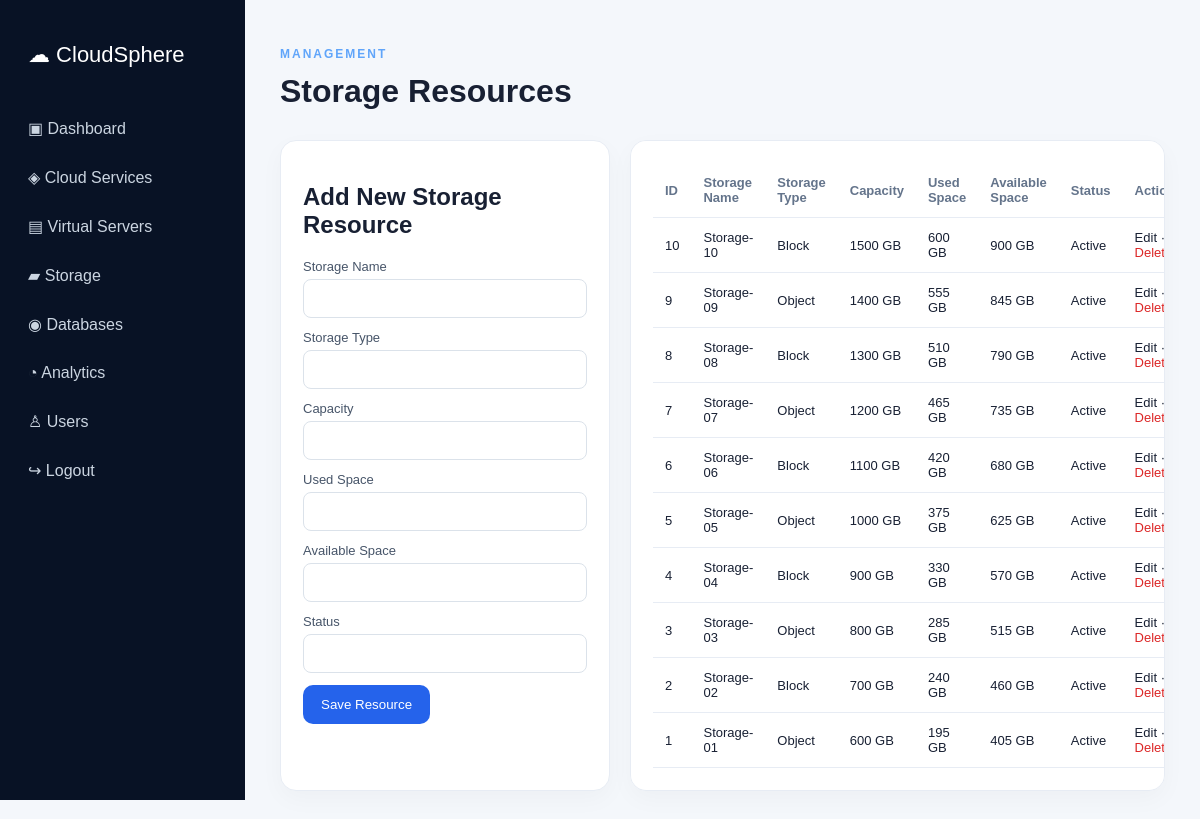
Screenshot of /storage.php (signed in) with the database file from the repository.
### tables this page shows
CREATE TABLE storage_resources(id INT AUTO_INCREMENT PRIMARY KEY,storage_name VARCHAR(120),storage_type VARCHAR(80),capacity VARCHAR(30),used_space VARCHAR(30),available_space VARCHAR(30),status VARCHAR(20),created_at TIMESTAMP DEFAULT CURRENT_TIMESTAMP);

### storage.php (the view, shortened to what this page needs)
<?php require 'includes/auth.php';require_login();require 'config/database.php';$pdo=db();
$fields=['storage_name', 'storage_type', 'capacity', 'used_space', 'available_space', 'status'];
$edit=null;if(isset($_GET['edit'])){$q=$pdo->prepare('SELECT * FROM storage_resources WHERE id=?');$q->execute([(int)$_GET['edit']]);$edit=$q->fetch(PDO::FETCH_ASSOC);}
$rows=$pdo->query('SELECT * FROM storage_resources ORDER BY id DESC')->fetchAll(PDO::FETCH_ASSOC);include 'includes/header.php';include 'includes/sidebar.php';?>
<main><header class="dash-head"><div><p class="tag">MANAGEMENT</p><h1>Storage Resources</h1></div></header>
<div class="two-col"><form class="card form" method="post"><h2><?= $edit?'Edit':'Add New' ?> Storage Resource</h2><input type="hidden" name="id" value="<?=$edit['id']??''?>"><?php foreach($fields as $f):?><label><?=ucwords(str_replace('_',' ',$f))?><input name="<?=$f?>" value="<?=htmlspecialchars($edit[$f]??'')?>" required></label><?php endforeach;?><button class="btn">Save Resource</button></form>
<div class="card table-wrap"><table><thead><tr><th>ID</th><?php foreach($fields as $f):?><th><?=ucwords(str_replace('_',' ',$f))?></th><?php endforeach;?><th>Actions</th></tr></thead><tbody><?php foreach($rows as $r):?><tr><td><?=$r['id']?></td><?php foreach($fields as $f):?><td><?=htmlspecialchars($r[$f])?></td><?php endforeach;?><td><a href="?edit=<?=$r['id']?>">Edit</a> · <a class="danger" onclick="return confirm('Delete this item?')" href="?delete=<?=$r['id']?>">Delete</a></td></tr><?php endforeach;?></tbody></table></div></div></main><?php include 'includes/footer.php'; ?>

### assets/css/style.css (style rules this page uses)
* { box-sizing:border-box }
body { margin:0;font-family:Arial,sans-serif;background:#f4f7fb;color:#182033 }
a { text-decoration:none;color:inherit }
.btn { background:#2563eb;color:white;border:0;padding:12px 18px;border-radius:10px;display:inline-block;cursor:pointer }
.tag { color:#60a5fa;letter-spacing:2px;font-size:12px;font-weight:bold }
.card { background:#fff;border:1px solid #e7ecf4;border-radius:16px;padding:22px;box-shadow:0 8px 25px #0f172a08 }
main { margin-left:245px;padding:35px;min-height:100vh }
.dash-head { display:flex;justify-content:space-between;align-items:center;margin-bottom:25px }
.dash-head h1 { margin:5px 0 }
.two-col { display:grid;grid-template-columns:330px 1fr;gap:20px }
.form label,.login label { display:block;margin:12px 0;font-size:13px;color:#475569 }
.form input,.login input { width:100%;padding:11px;margin-top:5px;border:1px solid #dbe2ea;border-radius:8px }
table { width:100%;border-collapse:collapse;font-size:13px }
th,td { text-align:left;padding:12px;border-bottom:1px solid #e7ecf4 }
th { color:#64748b }
.table-wrap { overflow:auto }
.danger { color:#dc2626 }

### rows the page displays
storage_resources: id "10", storage_name "Storage-10", storage_type "Block", capacity "1500 GB", used_space "600 GB", available_space "900 GB", status "Active"
storage_resources: id "9", storage_name "Storage-09", storage_type "Object", capacity "1400 GB", used_space "555 GB", available_space "845 GB", status "Active"
storage_resources: id "8", storage_name "Storage-08", storage_type "Block", capacity "1300 GB", used_space "510 GB", available_space "790 GB", status "Active"
storage_resources: id "7", storage_name "Storage-07", storage_type "Object", capacity "1200 GB", used_space "465 GB", available_space "735 GB", status "Active"
storage_resources: id "6", storage_name "Storage-06", storage_type "Block", capacity "1100 GB", used_space "420 GB", available_space "680 GB", status "Active"
storage_resources: id "5", storage_name "Storage-05", storage_type "Object", capacity "1000 GB", used_space "375 GB", available_space "625 GB", status "Active"
storage_resources: id "4", storage_name "Storage-04", storage_type "Block", capacity "900 GB", used_space "330 GB", available_space "570 GB", status "Active"
storage_resources: id "3", storage_name "Storage-03", storage_type "Object", capacity "800 GB", used_space "285 GB", available_space "515 GB", status "Active"
storage_resources: id "2", storage_name "Storage-02", storage_type "Block", capacity "700 GB", used_space "240 GB", available_space "460 GB", status "Active"
storage_resources: id "1", storage_name "Storage-01", storage_type "Object", capacity "600 GB", used_space "195 GB", available_space "405 GB", status "Active"

### other values shown
str_replace('_',' ',$f) "Storage Name"
str_replace('_',' ',$f) "Storage Type"
str_replace('_',' ',$f) "Capacity"
str_replace('_',' ',$f) "Used Space"
str_replace('_',' ',$f) "Available Space"
str_replace('_',' ',$f) "Status"
